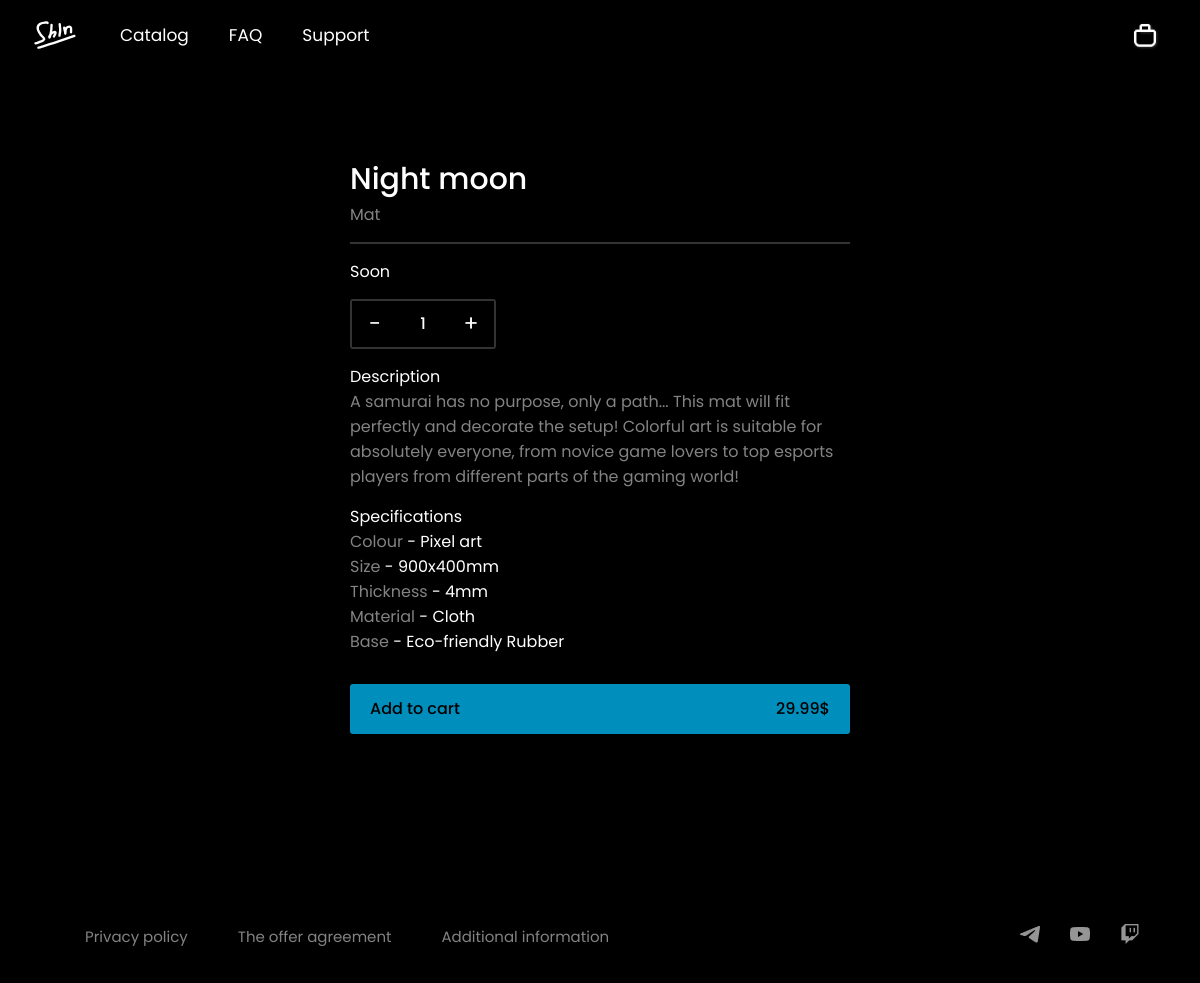
/product/Night moon, run on the app's committed database.
### website/models.py (models this page shows)
class Tovar(db.Model):
    __tablename__ = 'tovar'
    id = db.Column(db.Integer, primary_key=True)
    type = db.Column(db.String(20), nullable=False)
    name = db.Column(db.String(150), unique=True)
    count = db.Column(db.Integer)
    cost = db.Column(db.Float)
    status = db.Column(db.String(20))
    color = db.Column(db.String(30))
    size = db.Column(db.String(20))
    thickness = db.Column(db.String(20))
    material = db.Column(db.String(20))
    base = db.Column(db.String(20))
    info = db.Column(db.String(500))
    img_name = db.Column(db.String(500), unique=True)
    height = db.Column(db.String(50))
    width = db.Column(db.String(50))
    depth = db.Column(db.String(50))
    upper_material = db.Column(db.String(50))
    ining_material = db.Column(db.String(50))
    back_straps = db.Column(db.String(50))
    zipper = db.Column(db.String(50))
    fastexes_buckles = db.Column(db.String(50))
    orders = db.relationship('Order', backref='tovar', lazy=True, cascade="all, delete-orphan")

### website/views.py (the view)
@views.route('/product/<name>')
def product(name):
    total_quantity = get_items_cart()
    tovar = Tovar.query.filter_by(name=name).first()
    if tovar is None:
        return render_template('error.html'), 404
    return render_template('product.html',
                        tovar=tovar,
                        total_quantity = total_quantity)

### website/views.py (called while the page is built)
def get_items_cart():
    total_quantity = session.get('total_quantity', 0)
    return total_quantity

### website/templates/product.html (shortened to what this page needs)
{% extends "base.html" %} {% block title %}shln {{tovar.name}}{% endblock %} {%
block content %}
<div class="product_page">
  <div class="product_main_contener">
    <div class="img_product_cont">
      <div class="thumbnailIMG_prod">
      </div>
    </div>
    <div class="cont_info_prodyct">
      <div class="product_name_text">{{ tovar.name }}</div>
      <div class="type_of_prod_text">{{ tovar.type }}</div>
      <hr style="margin: 10px 0" />
      {%if tovar.status == 'Soon' or tovar.status == 'Sold'%}
      <div class="quantity_of_product_text">{{ tovar.status }}</div>
      {%else%}
      <div class="quantity_of_product_text">
        Quantity (in stock: {{ tovar.count }})
      </div>
      {%endif%}
      <div class="cont_quant_but">
        <button onclick="minus()">-</button>
        <input id="myNumber" type="text" value="1" disabled />
        <button onclick="plus()">+</button>
      </div>
      <div class="description_prod_text_name">Description</div>
      <div class="description_prod_text">{{ tovar.info }}</div>
      <div class="specifications_prod_text_name">Specifications</div>
      <div class="product_features">
        <div><span>Colour</span> - {{ tovar.color }}</div>
        {%if tovar.type == 'Mat'%}
        <div><span>Size</span> - {{ tovar.size }}</div>
        <div><span>Thickness</span> - {{ tovar.thickness }}</div>
        <div><span>Material</span> - {{ tovar.material }}</div>
        <div><span>Base</span> - {{ tovar.base }}</div>
        {%endif%}
      </div>
      <form action="/add_to_cart" method="post">
        {%if tovar.status == 'Soon' or tovar.status == 'Sold'%}
        <button class="add_tocart_but" type="submit" disabled>
          <a>Add to cart</a>
          <a id="total_cost">{{ tovar.cost }}$</a>
        </button>
        {%else%}
        <button class="add_tocart_but" type="submit">
          <a>Add to cart</a>
          <a id="total_cost">{{ tovar.cost }}$</a>
        </button>
        {%endif%}
      </form>
    </div>
  </div>
</div>
{% endblock %}

### website/templates/base.html (shortened to what this page needs)
<!DOCTYPE html>
<html>
  <head>
    <link
      rel="stylesheet"
      href="{{ url_for('static', filename='css/base.css') }}"
    />
  </head>
  <body>
    <header class="fixed-header">
      <div class="header-content">
        <div class="left-content">
          <nav>
            <ul>
              <li class="logo_area" onclick="window.location.href='/'">
                <img
                  src="{{ url_for('static', filename='img/logo.svg')}}"
                  alt="logo"
                />
              </li>
            </ul>
          </nav>
        </div>
        <div class="center-content dropdown-content">
          <nav>
            <ul>
              <li onclick="window.location.href='/'">Catalog</li>
              <li onclick="window.location.href='/faq'">FAQ</li>
              <li onclick="window.open('https://t.me/shin_7171', '_blank')">
                Support
              </li>
            </ul>
          </nav>
        </div>
        <div class="right-content">
          <nav>
            <ul>
              <li onclick="window.location.href='/cart'">
                <div class="count_cont">
                  <img
                    src="{{ url_for('static', filename='img/cart.png')}}"
                    alt="Cart"
                    class="cart-image"
                  />
                </div>
              </li>
            </ul>
          </nav>
        </div>
      </div>
    </header>
    <main>
      <div class="cont" style="width: 100%">
        {% block content %} {% endblock %}
      </div>
    </main>
    <footer>
      <div class="fot_cont_text">
        <div onclick="window.location.href='/privacy'">Privacy policy</div>
        <div onclick="window.location.href='/offer'">The offer agreement</div>
        <div onclick="window.location.href='/info'">Additional information</div>
      </div>
      <div class="fot_cont_img">
        <a href="https://t.me/shin_7171" target="_blank">
          <img
            src="{{ url_for('static', filename='img/telegram.png')}}"
            alt=""
          />
        </a>
        <a
          href="https://www.youtube.com/channel/UCBsJKKsALtclr1GFcGkJn2A"
          target="_blank"
        >
          <img
            src="{{ url_for('static', filename='img/youtube.png')}}"
            alt=""
          />
        </a>
        <a href="https://www.twitch.tv/shin7171" target="_blank">
          <img src="{{ url_for('static', filename='img/twitch.png')}}" alt="" />
        </a>
      </div>
    </footer>
  </body>
</html>

### data on the page
Tovar: name "Night moon", type "Mat", status "Soon", info "A samurai has no purpose, only a path... This mat will fit perfectly and decorate the setup! Colorful art is suitable for absolutely everyone, from novice game lovers to top esports players from different parts of the gaming world!", color "Pixel art", size "900x400mm", thickness "4mm", material "Cloth", base "Eco-friendly Rubber", cost "29.99"
